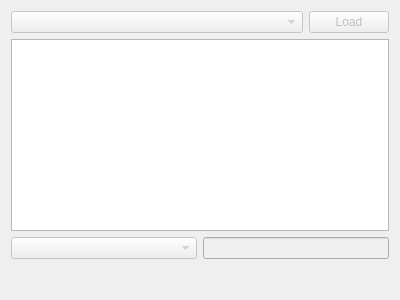
<?xml version="1.0" encoding="UTF-8"?>
<ui version="4.0">
 <class>VbmQueryWidget</class>
 <widget class="QWidget" name="VbmQueryWidget">
  <property name="geometry">
   <rect>
    <x>0</x>
    <y>0</y>
    <width>400</width>
    <height>300</height>
   </rect>
  </property>
  <property name="windowTitle">
   <string>Form</string>
  </property>
  <layout class="QVBoxLayout" name="verticalLayout">
   <item>
    <layout class="QHBoxLayout" name="horizontalLayout">
     <item>
      <widget class="QComboBox" name="query_comboBox">
       <property name="enabled">
        <bool>false</bool>
       </property>
       <property name="sizePolicy">
        <sizepolicy hsizetype="Preferred" vsizetype="Fixed">
         <horstretch>0</horstretch>
         <verstretch>0</verstretch>
        </sizepolicy>
       </property>
       <property name="editable">
        <bool>false</bool>
       </property>
      </widget>
     </item>
     <item>
      <widget class="QPushButton" name="load_pushButton">
       <property name="enabled">
        <bool>false</bool>
       </property>
       <property name="sizePolicy">
        <sizepolicy hsizetype="Fixed" vsizetype="Fixed">
         <horstretch>0</horstretch>
         <verstretch>0</verstretch>
        </sizepolicy>
       </property>
       <property name="text">
        <string>Load</string>
       </property>
      </widget>
     </item>
    </layout>
   </item>
   <item>
    <widget class="QTableView" name="tableView">
     <property name="sizePolicy">
      <sizepolicy hsizetype="Expanding" vsizetype="Fixed">
       <horstretch>0</horstretch>
       <verstretch>0</verstretch>
      </sizepolicy>
     </property>
     <property name="sortingEnabled">
      <bool>true</bool>
     </property>
    </widget>
   </item>
   <item>
    <layout class="QHBoxLayout" name="horizontalLayout_2">
     <item>
      <widget class="QComboBox" name="column_comboBox">
       <property name="enabled">
        <bool>false</bool>
       </property>
       <property name="sizePolicy">
        <sizepolicy hsizetype="Expanding" vsizetype="Fixed">
         <horstretch>0</horstretch>
         <verstretch>0</verstretch>
        </sizepolicy>
       </property>
      </widget>
     </item>
     <item>
      <widget class="QLineEdit" name="filter_lineEdit">
       <property name="enabled">
        <bool>false</bool>
       </property>
      </widget>
     </item>
    </layout>
   </item>
   <item>
    <spacer name="verticalSpacer">
     <property name="orientation">
      <enum>Qt::Vertical</enum>
     </property>
     <property name="sizeHint" stdset="0">
      <size>
       <width>20</width>
       <height>40</height>
      </size>
     </property>
    </spacer>
   </item>
  </layout>
 </widget>
 <resources/>
 <connections/>
</ui>
